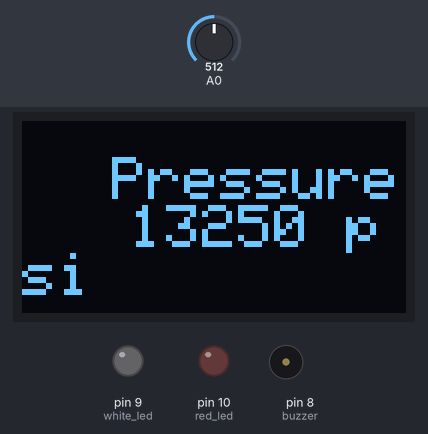
Bench run of a sketch on a simulated Arduino Uno, built with avr-gcc and run on an emulated ATmega328P. Parts: 128×64 one-colour display, output pins drawn as LEDs (lit = HIGH), buzzer (waves = sounding, pin HIGH). Dashed ring = blinking. Inputs (shaded band) come from the test bench; at power-on: A0 = 512. What the sketch prints to the serial monitor is not drawn.

Above: at 1.8 s.
1.9 s: A0 set to 306
At 4.4 s:
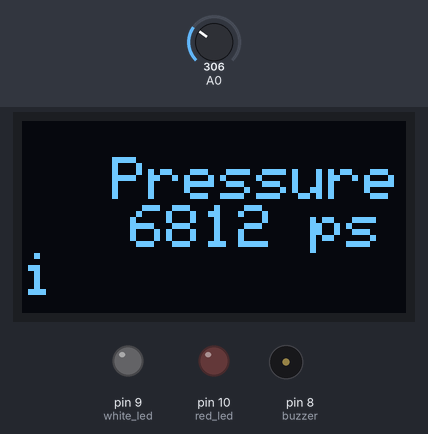
5.0 s: A0 set to 328
At 5.93 s:
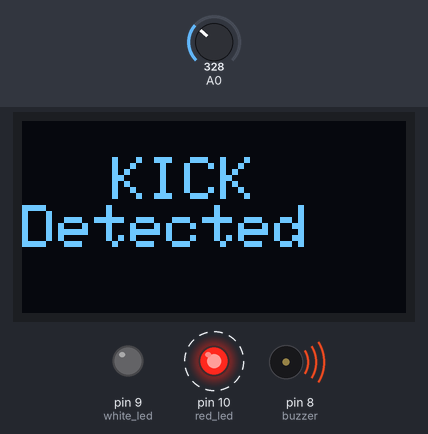
7.5 s: A0 set to 511
At 9.7 s:
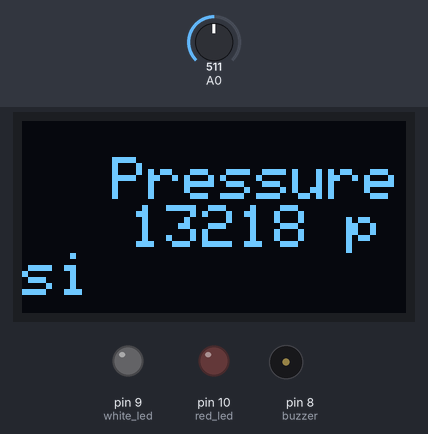
10.6 s: A0 set to 528
At 14.8 s:
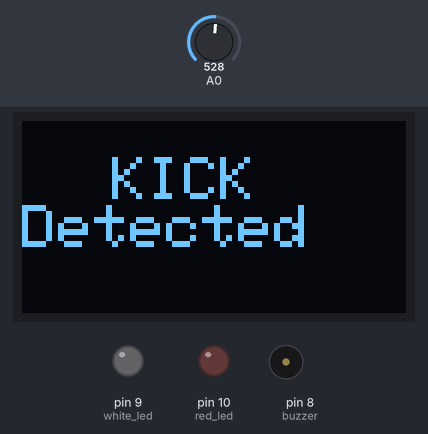
Timing chart, 0 to 16.3 s (numbered marks = the images above; inputs shaded):
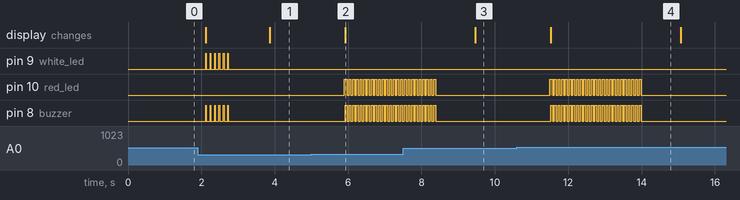

Measured:
- the behaviour switches between 313 and 314 on A0 (found by bisection; images 1 and 2)
- the behaviour switches between 518 and 519 on A0 (found by bisection; images 3 and 4)
- after the input at 1.9 s, pin 9 (white_led), pin 8 (buzzer): alternates HIGH for 0.02 s and LOW for 0.10 s, 12 changes in all, then stays LOW, starting after 0.22 s; the display: first changes after 0.22 s (image 1 shows a later state)
- after the input at 5.0 s, pin 10 (red_led): alternates HIGH for 0.05 s and LOW for 0.05 s, starting after 0.90 s; pin 8 (buzzer): alternates HIGH for 0.05 s and LOW for 0.05 s, starting after 0.93 s; the display: changes after 0.92 s (image 2)
- after the input at 7.5 s, the display: changes after 2.0 s (image 3)
- after the input at 10.6 s, pin 10 (red_led): alternates HIGH for 0.05 s and LOW for 0.05 s, 50 changes in all, then stays LOW, starting after 0.89 s; pin 8 (buzzer): alternates HIGH for 0.05 s and LOW for 0.05 s, 50 changes in all, then stays LOW, starting after 0.92 s; the display: changes after 0.92 s (image 4)

The sketch:

EKDS_system.ino
```cpp
/*=========================== SDA = A4  SCL = A5  Buzzer = D8  RED_led = D10  White_led = D9 ==========================*/

#include <Wire.h>
#include <Adafruit_GFX.h>
#include <Adafruit_SSD1306.h>

#define SCREEN_WIDTH 128
#define SCREEN_HEIGHT 64
#define buzzer 8
#define white_led 9
#define red_led 10

/* =========================================================================================================================*/

int sensor_min = 88;
int sensor_max = 120;
int delta = 250;  // diffence bw two pressure
int Dt = 1000;    // 20ms
int detection_delay = 1000;
int threshold = 700;
/* =========================================================================================================================*/


Adafruit_SSD1306 display(SCREEN_WIDTH, SCREEN_HEIGHT, &Wire, -1);

// ===== For display  =====
void showText(String msg) {
  display.clearDisplay();
  display.setTextSize(2);
  display.setTextColor(SSD1306_WHITE);
  display.setCursor(30, 12);

  display.print(msg);
  display.display();
}

void alarm1() {
  for (int i = 0; i < 3; i++) {

    digitalWrite(buzzer, HIGH);
    digitalWrite(white_led, HIGH);
    delay(20);
    digitalWrite(buzzer, LOW);
    digitalWrite(white_led, LOW);

    delay(100);


    digitalWrite(buzzer, HIGH);
    digitalWrite(white_led, HIGH);
    delay(20);
    digitalWrite(buzzer, LOW);
    digitalWrite(white_led, LOW);
    delay(100);
  }
  return;
}

void alarm2() {
  for (int i = 0; i < 25; i++) {
    Serial.println(cal_values());

    digitalWrite(buzzer, HIGH);
    digitalWrite(red_led, HIGH);
    delay(50);
    digitalWrite(buzzer, LOW);
    digitalWrite(red_led, LOW);
    delay(50);
  }
}

int cal_values() {
  int val = analogRead(A0);
  val = map(val, sensor_min, sensor_max, 0, 1000);
  return val;
}

bool isKick(int pc, int po) {
  int Dp = pc - po;
  if (Dp >= delta) {
    return true;
  }
  return false;
}
bool isLoss(int pc, int po) {
  int Dp = po - pc;  // pressure decrease
  if (Dp >= delta) {
    return true;
  }
  return false;
}

void setup() {

  Serial.begin(9600);
  display.begin(SSD1306_SWITCHCAPVCC, 0x3C);

  pinMode(8, OUTPUT);
  pinMode(9, OUTPUT);
  pinMode(10, OUTPUT);

  digitalWrite(8, LOW);
  digitalWrite(9, LOW);
  digitalWrite(10, LOW);
}

void loop() {

  int old_pres = cal_values();  // Step 1: purani reading

  showText("Pressure   "+(String)old_pres + " psi");
  // int temp = map(old_pres, 0, 1000, 0, 255);
  // analogWrite(while_led, temp);
  Serial.println(old_pres);

  delay(Dt);  // Step 2: wait

  int curr_pres = cal_values();  // Step 3: nayi reading

  Serial.print("kick: ");
  Serial.println(curr_pres-old_pres);
  Serial.println(curr_pres);

  if (isKick(curr_pres, old_pres)) {  // pressure increase
    digitalWrite(red_led, HIGH);
    showText("KICK    Detected");
    alarm2();
    delay(detection_delay);

  } else if (isLoss(curr_pres, old_pres)) {  // pressure decrease
    showText("LOSS   Detected");
    alarm1();  // alarm1 use karo — halka alert
    delay(detection_delay);

  } else {
    digitalWrite(red_led, LOW);
  }
}
```
